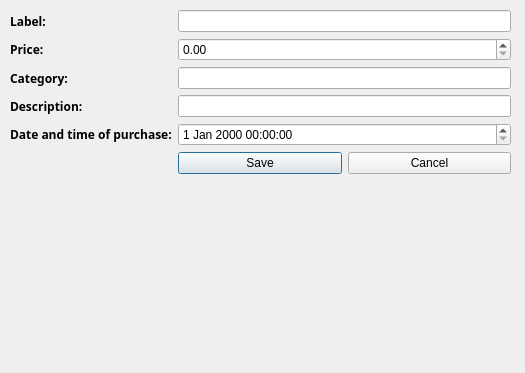
<?xml version="1.0" encoding="UTF-8"?>
<ui version="4.0">
 <class>addWindow</class>
 <widget class="QDialog" name="addWindow">
  <property name="geometry">
   <rect>
    <x>0</x>
    <y>0</y>
    <width>525</width>
    <height>373</height>
   </rect>
  </property>
  <property name="windowTitle">
   <string>Dialog</string>
  </property>
  <widget class="QWidget" name="verticalLayoutWidget_2">
   <property name="geometry">
    <rect>
     <x>10</x>
     <y>10</y>
     <width>501</width>
     <height>221</height>
    </rect>
   </property>
   <layout class="QVBoxLayout" name="verticalLayout">
    <item>
     <layout class="QFormLayout" name="formLayout">
      <item row="0" column="0">
       <widget class="QLabel" name="label_2">
        <property name="font">
         <font>
          <family>Arial Black</family>
          <bold>true</bold>
         </font>
        </property>
        <property name="text">
         <string>Label:</string>
        </property>
       </widget>
      </item>
      <item row="0" column="1">
       <widget class="QLineEdit" name="label"/>
      </item>
      <item row="1" column="0">
       <widget class="QLabel" name="label_3">
        <property name="font">
         <font>
          <family>Arial Black</family>
          <bold>true</bold>
         </font>
        </property>
        <property name="text">
         <string>Price:</string>
        </property>
       </widget>
      </item>
      <item row="1" column="1">
       <widget class="QDoubleSpinBox" name="price">
        <property name="decimals">
         <number>2</number>
        </property>
        <property name="maximum">
         <double>99999999999999997748809823456034029568.000000000000000</double>
        </property>
       </widget>
      </item>
      <item row="2" column="0">
       <widget class="QLabel" name="label_4">
        <property name="font">
         <font>
          <family>Arial Black</family>
          <bold>true</bold>
         </font>
        </property>
        <property name="text">
         <string>Category:</string>
        </property>
       </widget>
      </item>
      <item row="2" column="1">
       <widget class="QLineEdit" name="description"/>
      </item>
      <item row="3" column="0">
       <widget class="QLabel" name="label_5">
        <property name="font">
         <font>
          <family>Arial Black</family>
          <bold>true</bold>
         </font>
        </property>
        <property name="text">
         <string>Description:</string>
        </property>
       </widget>
      </item>
      <item row="3" column="1">
       <widget class="QLineEdit" name="category"/>
      </item>
      <item row="4" column="0">
       <widget class="QLabel" name="label_6">
        <property name="font">
         <font>
          <family>Arial Black</family>
          <bold>true</bold>
         </font>
        </property>
        <property name="text">
         <string>Date and time of purchase:</string>
        </property>
       </widget>
      </item>
      <item row="4" column="1">
       <widget class="QDateTimeEdit" name="dateTime"/>
      </item>
      <item row="5" column="1">
       <layout class="QHBoxLayout" name="horizontalLayout">
        <item>
         <widget class="QPushButton" name="save">
          <property name="text">
           <string>Save</string>
          </property>
         </widget>
        </item>
        <item>
         <widget class="QPushButton" name="cancel">
          <property name="text">
           <string>Cancel</string>
          </property>
         </widget>
        </item>
       </layout>
      </item>
     </layout>
    </item>
   </layout>
  </widget>
 </widget>
 <resources/>
 <connections/>
</ui>
